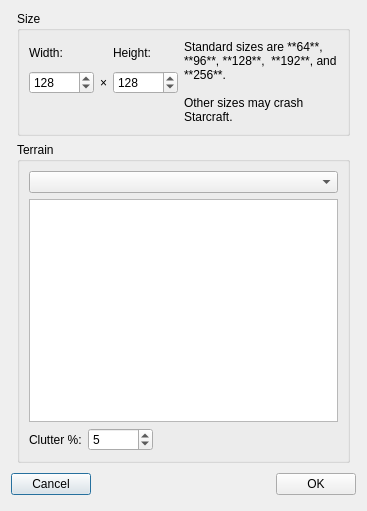
<?xml version="1.0" encoding="UTF-8"?>
<ui version="4.0">
 <class>NewMap</class>
 <widget class="QDialog" name="NewMap">
  <property name="geometry">
   <rect>
    <x>0</x>
    <y>0</y>
    <width>367</width>
    <height>511</height>
   </rect>
  </property>
  <property name="windowTitle">
   <string>New Map</string>
  </property>
  <layout class="QGridLayout" name="gridLayout_3">
   <item row="4" column="1" colspan="3">
    <layout class="QHBoxLayout">
     <property name="spacing">
      <number>6</number>
     </property>
     <property name="leftMargin">
      <number>0</number>
     </property>
     <property name="topMargin">
      <number>0</number>
     </property>
     <property name="rightMargin">
      <number>0</number>
     </property>
     <property name="bottomMargin">
      <number>0</number>
     </property>
     <item>
      <widget class="QPushButton" name="cancelButton">
       <property name="text">
        <string>Cancel</string>
       </property>
      </widget>
     </item>
     <item>
      <spacer>
       <property name="orientation">
        <enum>Qt::Horizontal</enum>
       </property>
       <property name="sizeHint" stdset="0">
        <size>
         <width>131</width>
         <height>31</height>
        </size>
       </property>
      </spacer>
     </item>
     <item>
      <widget class="QPushButton" name="okButton">
       <property name="text">
        <string>OK</string>
       </property>
      </widget>
     </item>
    </layout>
   </item>
   <item row="0" column="2">
    <widget class="QGroupBox" name="groupBox_3">
     <property name="title">
      <string>Size</string>
     </property>
     <layout class="QGridLayout" name="gridLayout_4">
      <item row="0" column="0">
       <widget class="QLabel" name="label">
        <property name="text">
         <string>Width:</string>
        </property>
       </widget>
      </item>
      <item row="0" column="2">
       <widget class="QLabel" name="label_2">
        <property name="text">
         <string>Height:</string>
        </property>
       </widget>
      </item>
      <item row="1" column="2">
       <widget class="QSpinBox" name="spn_mapHeight">
        <property name="minimumSize">
         <size>
          <width>65</width>
          <height>0</height>
         </size>
        </property>
        <property name="correctionMode">
         <enum>QAbstractSpinBox::CorrectToNearestValue</enum>
        </property>
        <property name="minimum">
         <number>1</number>
        </property>
        <property name="maximum">
         <number>256</number>
        </property>
        <property name="value">
         <number>128</number>
        </property>
       </widget>
      </item>
      <item row="1" column="0">
       <widget class="QSpinBox" name="spn_mapWidth">
        <property name="minimumSize">
         <size>
          <width>65</width>
          <height>0</height>
         </size>
        </property>
        <property name="correctionMode">
         <enum>QAbstractSpinBox::CorrectToNearestValue</enum>
        </property>
        <property name="minimum">
         <number>1</number>
        </property>
        <property name="maximum">
         <number>256</number>
        </property>
        <property name="value">
         <number>128</number>
        </property>
       </widget>
      </item>
      <item row="1" column="1">
       <widget class="QLabel" name="label_5">
        <property name="text">
         <string>×</string>
        </property>
        <property name="alignment">
         <set>Qt::AlignCenter</set>
        </property>
       </widget>
      </item>
      <item row="0" column="3" rowspan="3">
       <widget class="QLabel" name="label_6">
        <property name="sizePolicy">
         <sizepolicy hsizetype="Expanding" vsizetype="Preferred">
          <horstretch>0</horstretch>
          <verstretch>0</verstretch>
         </sizepolicy>
        </property>
        <property name="text">
         <string>Standard sizes are **64**, **96**, **128**,  **192**, and **256**.

Other sizes may crash Starcraft.</string>
        </property>
        <property name="textFormat">
         <enum>Qt::MarkdownText</enum>
        </property>
        <property name="alignment">
         <set>Qt::AlignLeading|Qt::AlignLeft|Qt::AlignTop</set>
        </property>
        <property name="wordWrap">
         <bool>true</bool>
        </property>
       </widget>
      </item>
     </layout>
    </widget>
   </item>
   <item row="2" column="2">
    <widget class="QGroupBox" name="groupBox">
     <property name="title">
      <string>Terrain</string>
     </property>
     <layout class="QGridLayout" name="gridLayout_2">
      <item row="2" column="0" colspan="3">
       <widget class="QComboBox" name="cmb_tileset"/>
      </item>
      <item row="3" column="0" colspan="3">
       <widget class="QTreeView" name="lst_terrain">
        <property name="contextMenuPolicy">
         <enum>Qt::NoContextMenu</enum>
        </property>
        <property name="styleSheet">
         <string notr="true">QTreeView::item:selected {
	color: palette(highlighted-text);
	background-color: palette(highlight);
}
</string>
        </property>
        <property name="editTriggers">
         <set>QAbstractItemView::NoEditTriggers</set>
        </property>
        <property name="showDropIndicator" stdset="0">
         <bool>false</bool>
        </property>
        <property name="rootIsDecorated">
         <bool>false</bool>
        </property>
        <property name="itemsExpandable">
         <bool>false</bool>
        </property>
        <property name="expandsOnDoubleClick">
         <bool>false</bool>
        </property>
        <attribute name="headerVisible">
         <bool>false</bool>
        </attribute>
       </widget>
      </item>
      <item row="5" column="1">
       <widget class="QSpinBox" name="spn_clutter">
        <property name="minimumSize">
         <size>
          <width>65</width>
          <height>0</height>
         </size>
        </property>
        <property name="correctionMode">
         <enum>QAbstractSpinBox::CorrectToNearestValue</enum>
        </property>
        <property name="maximum">
         <number>100</number>
        </property>
        <property name="value">
         <number>5</number>
        </property>
       </widget>
      </item>
      <item row="5" column="0">
       <widget class="QLabel" name="label_3">
        <property name="text">
         <string>Clutter %:</string>
        </property>
       </widget>
      </item>
      <item row="5" column="2">
       <spacer name="horizontalSpacer">
        <property name="orientation">
         <enum>Qt::Horizontal</enum>
        </property>
        <property name="sizeHint" stdset="0">
         <size>
          <width>40</width>
          <height>20</height>
         </size>
        </property>
       </spacer>
      </item>
     </layout>
    </widget>
   </item>
  </layout>
 </widget>
 <tabstops>
  <tabstop>spn_mapWidth</tabstop>
  <tabstop>spn_mapHeight</tabstop>
  <tabstop>cmb_tileset</tabstop>
  <tabstop>lst_terrain</tabstop>
  <tabstop>spn_clutter</tabstop>
  <tabstop>okButton</tabstop>
  <tabstop>cancelButton</tabstop>
 </tabstops>
 <resources/>
 <connections>
  <connection>
   <sender>okButton</sender>
   <signal>clicked()</signal>
   <receiver>NewMap</receiver>
   <slot>accept()</slot>
   <hints>
    <hint type="sourcelabel">
     <x>356</x>
     <y>496</y>
    </hint>
    <hint type="destinationlabel">
     <x>96</x>
     <y>254</y>
    </hint>
   </hints>
  </connection>
  <connection>
   <sender>cancelButton</sender>
   <signal>clicked()</signal>
   <receiver>NewMap</receiver>
   <slot>reject()</slot>
   <hints>
    <hint type="sourcelabel">
     <x>84</x>
     <y>496</y>
    </hint>
    <hint type="destinationlabel">
     <x>179</x>
     <y>282</y>
    </hint>
   </hints>
  </connection>
 </connections>
</ui>
